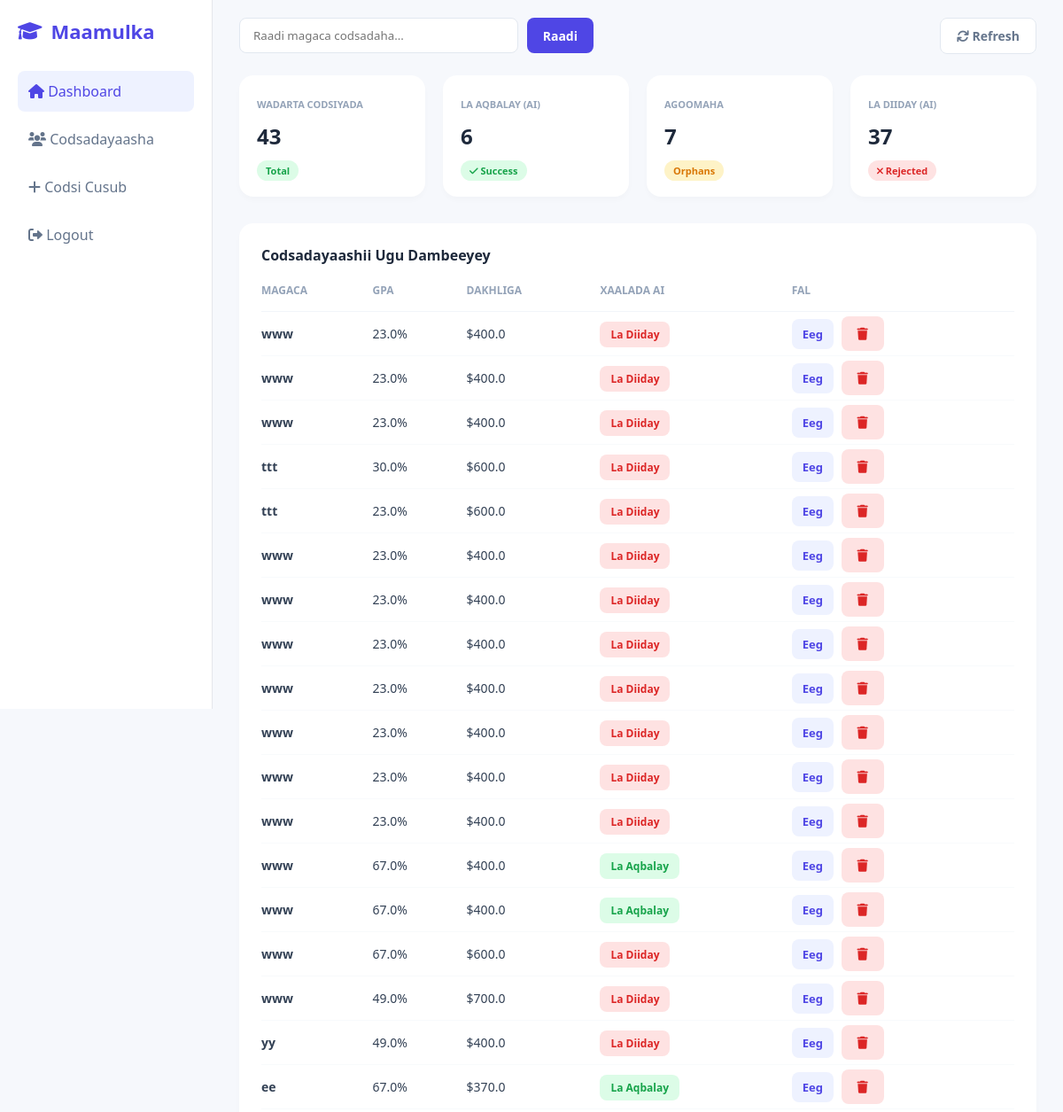
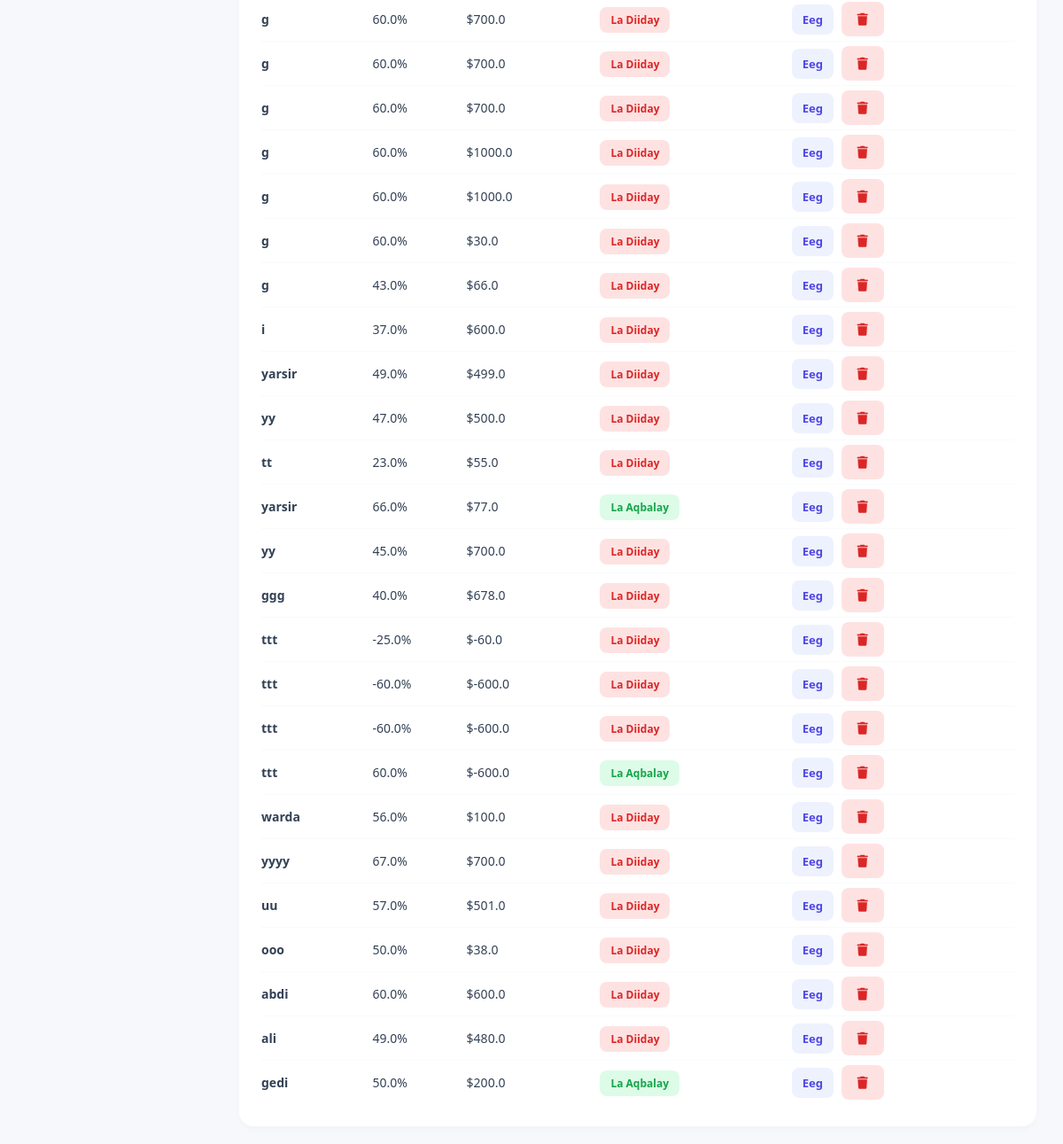
/admin_database, run on the app's committed database (2 pictures, top to bottom).
### app1.py (models this page shows)
class Applicant(db.Model):
    id = db.Column(db.Integer, primary_key=True)
    magaca = db.Column(db.String(100))
    gpa = db.Column(db.Float)
    family_income = db.Column(db.Float)
    is_orphan = db.Column(db.Integer)
    is_displaced = db.Column(db.Integer)
    prediction_result = db.Column(db.Integer)
    reason = db.Column(db.String(1000))

### app1.py (the view)
@app.route('/admin_database')
def admin_database_route():
    search_query = request.args.get('search', '').strip()
    if search_query:
        students = Applicant.query.filter(Applicant.magaca.like(f"%{search_query}%")).all()
    else:
        students = Applicant.query.all()
    total_apps = Applicant.query.count()
    accepted = Applicant.query.filter_by(prediction_result=1).count()
    rejected = Applicant.query.filter_by(prediction_result=0).count()
    orphans = Applicant.query.filter_by(is_orphan=1).count()
    return render_template('admin.html',
                           students=students,
                           total=total_apps,
                           accepted=accepted,
                           rejected=rejected,
                           orphans=orphans)

### templates/admin.html (shortened to what this page needs)
<!DOCTYPE html>
<html lang="so">
<head>
    <link rel="stylesheet" href="https://cdnjs.cloudflare.com/ajax/libs/font-awesome/6.0.0/css/all.min.css">
</head>
<body>
<div class="container">
    <aside class="sidebar">
        <h2 class="logo"><i class="fas fa-graduation-cap"></i> Maamulka</h2>
        <ul class="menu">
            <li id="menu-dash" class="active" onclick="showDashboard()">
                <i class="fas fa-home me-2"></i> Dashboard
            </li>
            <li id="menu-apps" onclick="showApplicants()">
                <i class="fas fa-users me-2"></i> Codsadayaasha
            </li>
            <li><a href="/apply_now"><i class="fas fa-plus me-2"></i> Codsi Cusub</a></li>
            <li><a href="/"><i class="fas fa-sign-out-alt me-2"></i> Logout</a></li>
        </ul>
    </aside>
    <main class="main">
        <div class="topbar">
            <form action="/admin_database" method="GET" class="search-form">
                <input name="search" class="search" placeholder="Raadi magaca codsadaha..." value="{{ request.args.get('search', '') }}" />
                <button type="submit" class="btn btn-primary">Raadi</button>
            </form>
            <div class="actions">
                <a href="/admin_database" class="btn btn-light"><i class="fas fa-sync"></i> Refresh</a>
            </div>
        </div>
        <div class="cards" id="stats-cards">
            <div class="card">
                <small>Wadarta Codsiyada</small>
                <h2>{{ total }}</h2>
                <span class="badge green">Total</span>
            </div>
            <div class="card">
                <small>La Aqbalay (AI)</small>
                <h2>{{ accepted }}</h2>
                <span class="badge green"><i class="fas fa-check"></i> Success</span>
            </div>
            <div class="card">
                <small>Agoomaha</small>
                <h2>{{ orphans }}</h2>
                <span class="badge orange">Orphans</span>
            </div>
            <div class="card">
                <small>La Diiday (AI)</small>
                <h2>{{ rejected }}</h2>
                <span class="badge red"><i class="fas fa-times"></i> Rejected</span>
            </div>
        </div>
        <div class="table-box" id="applicants-table">
            <h4 id="table-title" style="margin-bottom: 20px; color: #1e293b;">Codsadayaashii Ugu Dambeeyey</h4>
            <table>
                <thead>
                    <tr>
                        <th>MAGACA</th>
                        <th>GPA</th>
                        <th>DAKHLIGA</th>
                        <th>XAALADA AI</th>
                        <th>FAL</th>
                    </tr>
                </thead>
                <tbody>
                    {% for s in students %}
                    <tr>
                        <td style="font-weight: 600;">{{ s.magaca }}</td>
                        <td>{{ s.gpa }}%</td>
                        <td>${{ s.family_income }}</td>
                        <td>
                            <span class="status {{ 's-green' if s.prediction_result == 1 else 's-red' }}">
                                {{ 'La Aqbalay' if s.prediction_result == 1 else 'La Diiday' }}
                            </span>
                        </td>
                        <td>
                            <a href="/shap/{{ s.id }}" class="btn-view">Eeg</a>
                            <a href="/delete/{{ s.id }}" class="btn btn-danger btn-sm" onclick="return confirm('Ma hubtaa inaad tirturto xogta ardaygan?')">
                                <i class="fas fa-trash"></i>
                            </a>
                        </td>
                    </tr>
                    {% else %}
                    <tr>
                        <td colspan="5" style="text-align: center; padding: 30px; color: #94a3b8;">Xog lama helin.</td>
                    </tr>
                    {% endfor %}
                </tbody>
            </table>
        </div>
    </main>
</div>
</body>
</html>

### templates/admin.html (style rules this page uses)
* { margin:0; padding:0; box-sizing:border-box; font-family:"Segoe UI", sans-serif; }
body { background:#f6f8fc; color:#1e293b; }
.container { display:flex; }
.sidebar { width:240px; height:100vh; background:#fff; border-right:1px solid #e5e7eb; padding:20px; position: fixed; }
.logo { font-weight:bold; margin-bottom:30px; color: #4f46e5; display: flex; align-items: center; gap: 10px; font-size: 22px; }
.menu li { list-style:none; padding:12px; border-radius:8px; margin-bottom:8px; cursor:pointer; transition: 0.3s; color: #64748b; font-weight: 500; }
.menu li.active, .menu li:hover { background:#eef2ff; color:#4f46e5; }
.menu a { text-decoration: none; color: inherit; display: block; }
.main { flex:1; padding:20px 30px; margin-left: 240px; }
.topbar { display:flex; justify-content:space-between; margin-bottom:25px; align-items: center; }
.search-form { display: flex; gap: 10px; flex: 1; max-width: 400px; }
.search { width: 100%; padding:10px 15px; border-radius:8px; border:1px solid #e2e8f0; outline: none; }
.btn { padding:10px 18px; border:none; border-radius:8px; cursor:pointer; font-weight: 600; text-decoration: none; font-size: 14px; }
.btn-primary { background:#4f46e5; color:#fff; }
.btn-light { background:#fff; border: 1px solid #e2e8f0; color: #64748b; }
.btn-danger { background:#fee2e2; color:#dc2626; margin-left: 5px; }
.cards { display:grid; grid-template-columns:repeat(4,1fr); gap:20px; margin-bottom:30px; }
.card { background:#fff; padding:20px; border-radius:16px; box-shadow: 0 4px 6px rgba(0,0,0,0.02); }
.card small { color: #94a3b8; font-weight: 600; text-transform: uppercase; font-size: 11px; }
.card h2 { margin: 10px 0; font-size: 24px; color: #1e293b; }
.badge { padding:4px 10px; border-radius:20px; font-size:11px; font-weight: 600; }
.green { background:#dcfce7; color:#16a34a; }
.red { background:#fee2e2; color:#dc2626; }
.orange { background:#fef3c7; color:#d97706; }
.table-box { background:#fff; padding:25px; border-radius:16px; box-shadow: 0 4px 6px rgba(0,0,0,0.02); }
table { width:100%; border-collapse:collapse; }
th { text-align:left; font-size:12px; color:#94a3b8; text-transform: uppercase; padding-bottom: 15px; border-bottom: 1px solid #f1f5f9; }
td { padding:15px 0; border-top: 1px solid #f8fafc; font-size: 14px; color: #334155; }
.status { padding:6px 12px; border-radius:8px; font-size:12px; font-weight: 600; }
.s-green { background:#dcfce7; color:#16a34a; }
.s-red { background:#fee2e2; color:#dc2626; }
.btn-view { background:#eef2ff; color:#4f46e5; padding:8px 12px; border:none; border-radius:8px; cursor:pointer; font-weight: 600; text-decoration: none; font-size: 13px; }

### data on the page
Applicant: magaca "www", gpa "23.0", family_income "400.0", prediction_result "La Diiday"
Applicant: magaca "www", gpa "23.0", family_income "400.0", prediction_result "La Diiday"
Applicant: magaca "www", gpa "23.0", family_income "400.0", prediction_result "La Diiday"
Applicant: magaca "ttt", gpa "30.0", family_income "600.0", prediction_result "La Diiday"
Applicant: magaca "ttt", gpa "23.0", family_income "600.0", prediction_result "La Diiday"
Applicant: magaca "www", gpa "23.0", family_income "400.0", prediction_result "La Diiday"
Applicant: magaca "www", gpa "23.0", family_income "400.0", prediction_result "La Diiday"
Applicant: magaca "www", gpa "23.0", family_income "400.0", prediction_result "La Diiday"
Applicant: magaca "www", gpa "23.0", family_income "400.0", prediction_result "La Diiday"
Applicant: magaca "www", gpa "23.0", family_income "400.0", prediction_result "La Diiday"
Applicant: magaca "www", gpa "23.0", family_income "400.0", prediction_result "La Diiday"
Applicant: magaca "www", gpa "23.0", family_income "400.0", prediction_result "La Diiday"
Applicant: magaca "www", gpa "67.0", family_income "400.0", prediction_result "La Aqbalay"
Applicant: magaca "www", gpa "67.0", family_income "400.0", prediction_result "La Aqbalay"
Applicant: magaca "www", gpa "67.0", family_income "600.0", prediction_result "La Diiday"
Applicant: magaca "www", gpa "49.0", family_income "700.0", prediction_result "La Diiday"
Applicant: magaca "yy", gpa "49.0", family_income "400.0", prediction_result "La Diiday"
Applicant: magaca "ee", gpa "67.0", family_income "370.0", prediction_result "La Aqbalay"
Applicant: magaca "g", gpa "60.0", family_income "700.0", prediction_result "La Diiday"
Applicant: magaca "g", gpa "60.0", family_income "700.0", prediction_result "La Diiday"
Applicant: magaca "g", gpa "60.0", family_income "700.0", prediction_result "La Diiday"
Applicant: magaca "g", gpa "60.0", family_income "1000.0", prediction_result "La Diiday"
Applicant: magaca "g", gpa "60.0", family_income "1000.0", prediction_result "La Diiday"
Applicant: magaca "g", gpa "60.0", family_income "30.0", prediction_result "La Diiday"
Applicant: magaca "g", gpa "43.0", family_income "66.0", prediction_result "La Diiday"
Applicant: magaca "i", gpa "37.0", family_income "600.0", prediction_result "La Diiday"
Applicant: magaca "yarsir", gpa "49.0", family_income "499.0", prediction_result "La Diiday"
Applicant: magaca "yy", gpa "47.0", family_income "500.0", prediction_result "La Diiday"
Applicant: magaca "tt", gpa "23.0", family_income "55.0", prediction_result "La Diiday"
Applicant: magaca "yarsir", gpa "66.0", family_income "77.0", prediction_result "La Aqbalay"
Applicant: magaca "yy", gpa "45.0", family_income "700.0", prediction_result "La Diiday"
Applicant: magaca "ggg", gpa "40.0", family_income "678.0", prediction_result "La Diiday"
Applicant: magaca "ttt", gpa "-25.0", family_income "-60.0", prediction_result "La Diiday"
Applicant: magaca "ttt", gpa "-60.0", family_income "-600.0", prediction_result "La Diiday"
Applicant: magaca "ttt", gpa "-60.0", family_income "-600.0", prediction_result "La Diiday"
Applicant: magaca "ttt", gpa "60.0", family_income "-600.0", prediction_result "La Aqbalay"
Applicant: magaca "warda", gpa "56.0", family_income "100.0", prediction_result "La Diiday"
Applicant: magaca "yyyy", gpa "67.0", family_income "700.0", prediction_result "La Diiday"
Applicant: magaca "uu", gpa "57.0", family_income "501.0", prediction_result "La Diiday"
Applicant: magaca "ooo", gpa "50.0", family_income "38.0", prediction_result "La Diiday"
Applicant: magaca "abdi", gpa "60.0", family_income "600.0", prediction_result "La Diiday"
Applicant: magaca "ali", gpa "49.0", family_income "480.0", prediction_result "La Diiday"
Applicant: magaca "gedi", gpa "50.0", family_income "200.0", prediction_result "La Aqbalay"

### other printed values
{{ total }} "43"
{{ accepted }} "6"
{{ orphans }} "7"
{{ rejected }} "37"
